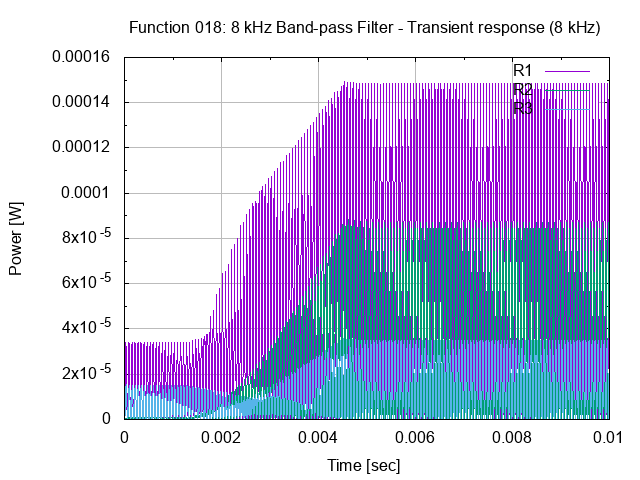

gnuplot code for this plot:
# set terminal
set term png

# set graph
set output "26.018.00.03.01.png"
set title "Function 018: 8 kHz Band-pass Filter - Transient response (8 kHz)"

# setup Y-axis
set grid ytics lt 1 lw 1 lc rgb "#bbbbbb"
set mytics
set ylabel "Power [W]"

# setup X-axis
set grid xtics lt 1 lw 1 lc rgb "#bbbbbb"
set mxtics
set xrange [0:0.01]
set xlabel "Time [sec]"

# setup plot style
set style data lines
plot '26.018.00.03.01.dat' using 1:2 title "R1", \
     '26.018.00.03.01.dat' using 1:3 title "R2", \
     '26.018.00.03.01.dat' using 1:4 title "R3"

# set output back to default
set output

# reset terminal type
set terminal pop
